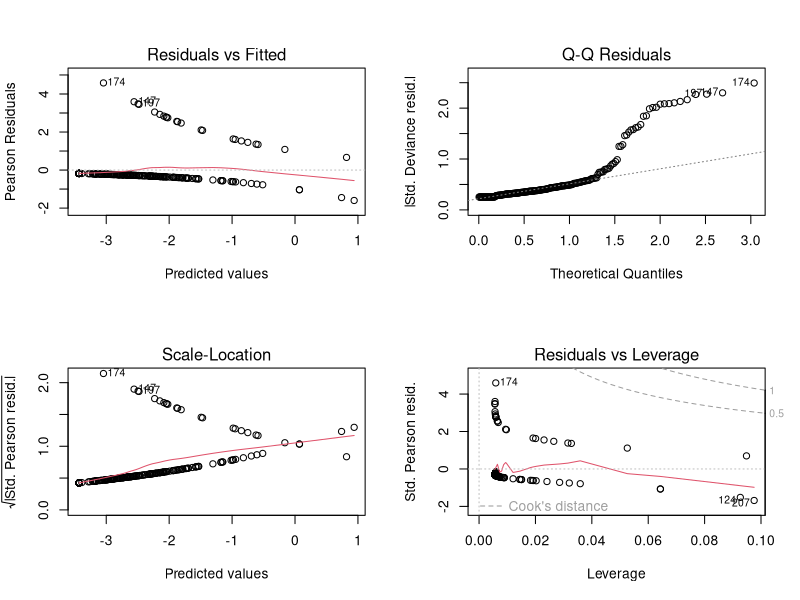
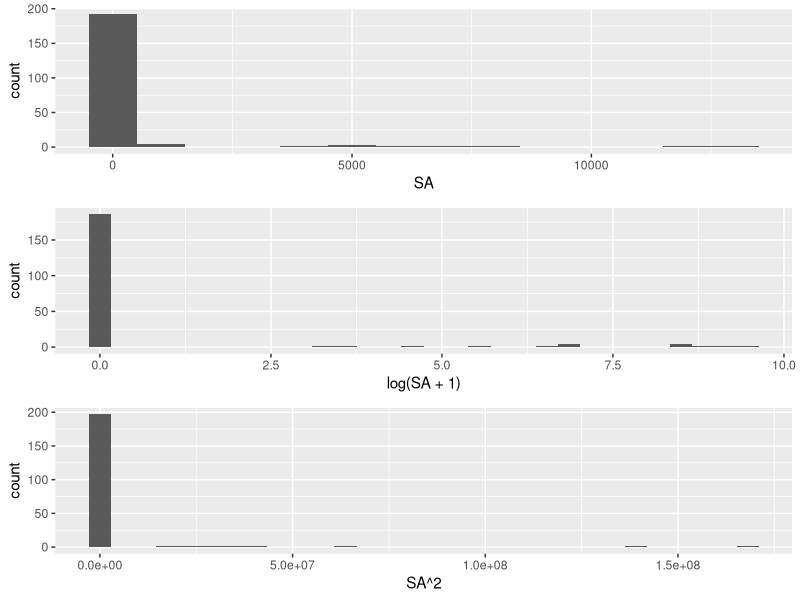
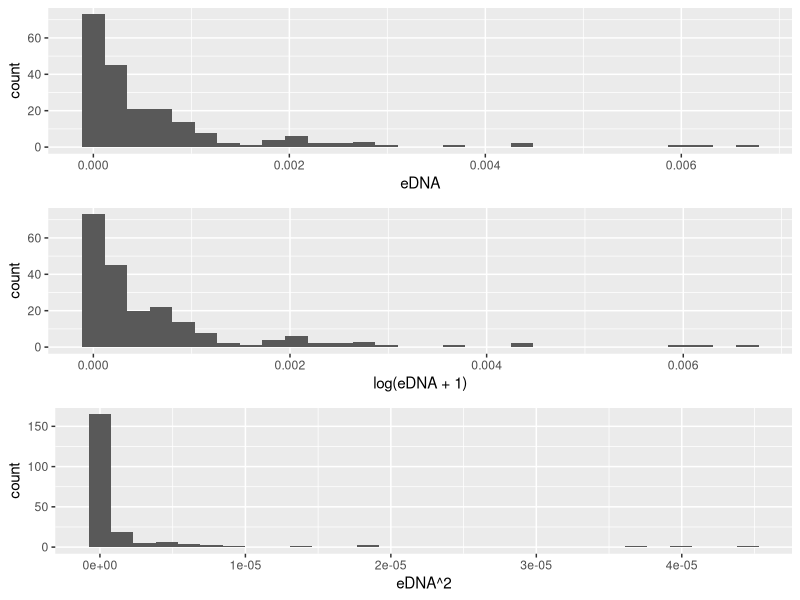
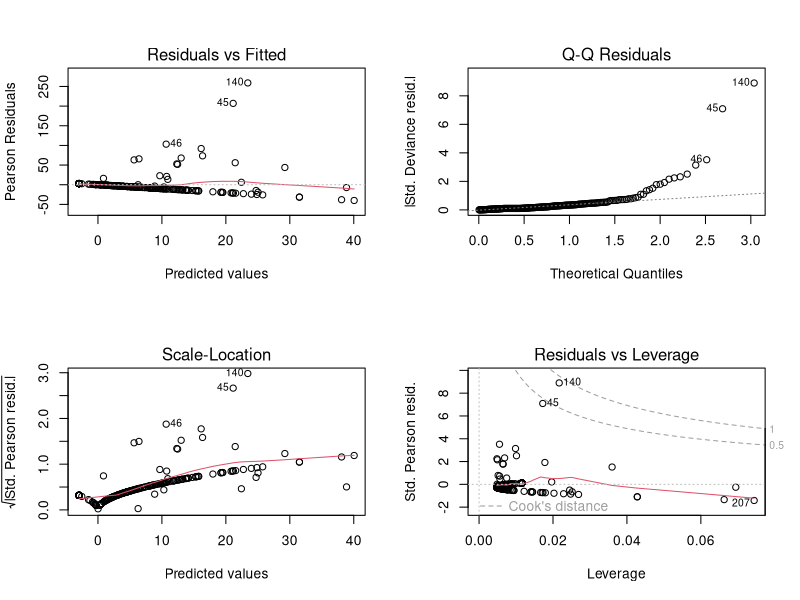
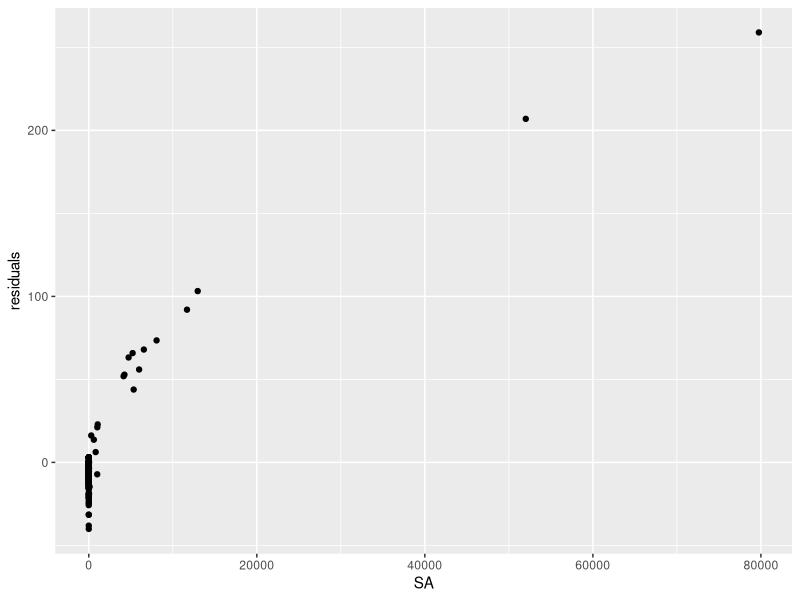
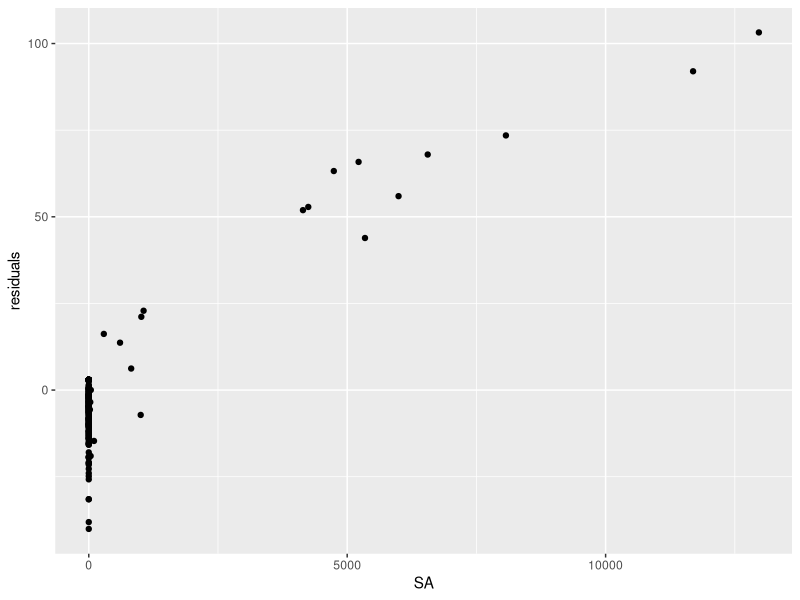
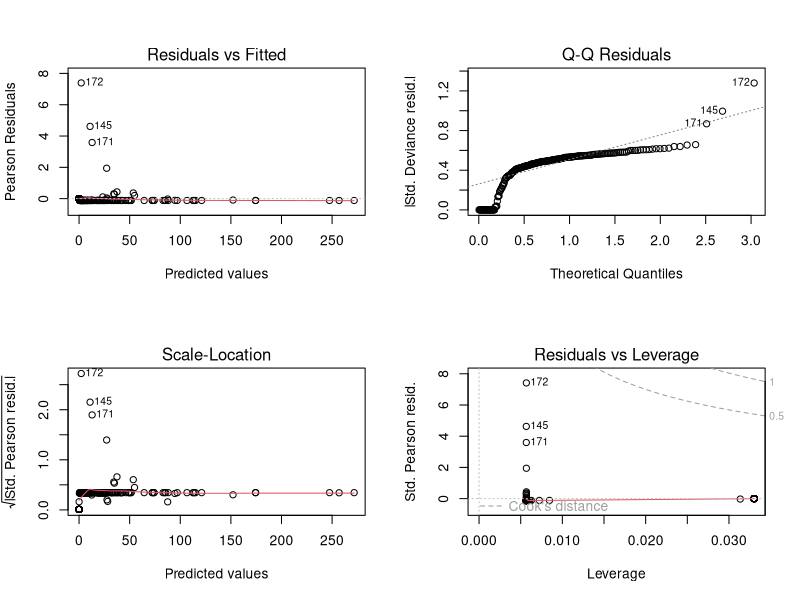
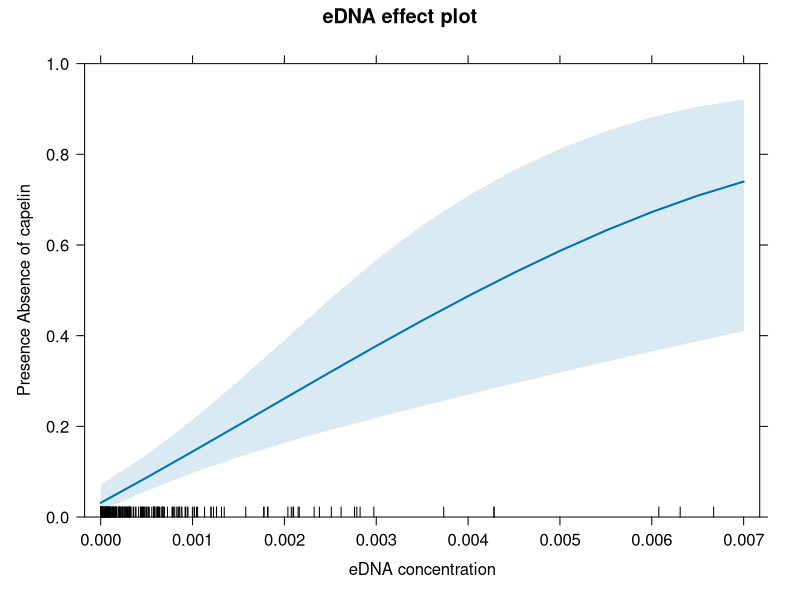

These charts were generated, in order, by the following R code:
library(tidyverse)
library(effects)
require(pscl)
library(MASS)

#Data contains variables year, latitude and longitude of station, Depth category
#eDNA concentration (ng/microlitre) and acoustic registration (NASC - nautical area scattering coefficient)
#Presence absence is assigned based on presence of acoustic registration
dat <- read_csv("capelin_eDNA_acoustic.csv") %>% 
          mutate(pa = ifelse(SA > 0, 1, 0),
                 Depth = factor(Depth))
          
view(dat)

#------------- Generalized Linear Model ----------------------------

#------------- Modelling Presence Absence -------------------
#Research question
#Is there presence of fish when eDNA is present (binomial)?

#Binomial model
glm.pa <- glm(factor(pa) ~  sqrt(eDNA), 
              data = dat ,
              family=binomial)
summary(glm.pa)
par(mfrow=c(2,2))
plot(glm.pa)
deviance(glm.pa)


all.effects <- allEffects(mod = glm.pa)

png(filename = "plot_binomial.png", width = 10, height = 6, units = 'in', res = 300)
plot(all.effects, type = "response", ylim = c(0, 1), ylab = "Presence Absence of capelin", xlab = "eDNA concentration")
dev.off()



#--------------- Modelling concentration ----------------------------
#Is SA higher when eDNA concentration is higher?

#------------- Plotting data distribution ------------------

p1 <- ggplot(dat %>% 
               filter(SA < 20000)) +
  geom_histogram(aes(SA), binwidth = 1000) 

p2 <- ggplot(dat %>% 
               filter(SA < 20000)) +
  geom_histogram(aes(log(SA+1))) 

p3 <- ggplot(dat %>% 
               filter(SA < 20000)) +
  geom_histogram(aes(SA^2)) 


gridExtra::grid.arrange(p1,p2,p3)

p4 <- ggplot(dat)  +
  geom_histogram(aes(eDNA)) 

p5 <- ggplot(dat) +
  geom_histogram(aes(log(eDNA+1))) 

p6 <- ggplot(dat) +
  geom_histogram(aes(eDNA^2)) 


gridExtra::grid.arrange(p4,p5,p6)

#Normal distribution not achieved because data has lots of zeros.
#Other transformations such as log+1 and box-cox doesn't normalize the data distribution either
#However the Gaussian link assumes normal distribution of errors from the model.
#There are no assumptions necessary about the distribution of original data.
#Model adequacy was verified by examination of residuals

#------------------ Gaussain model ---------------------------------

glm.conc <- glm(sqrt(SA) ~  sqrt(eDNA), 
           data = dat ,
           family=gaussian)

summary(glm.conc)
par(mfrow=c(2,2))
plot(glm.conc)

p1.conc <- plot(predictorEffect("eDNA", glm.conc), xlab ="eDNA concentration",
           axes=list(grid=TRUE,
                     x=list(rug=FALSE),
                     y=list(lab="Strength of acoustic registration")))

png(filename = "glm_concentration.png", width = 10, height = 6, units = 'in', res = 300)
p1.conc
dev.off()

#Three ways to check normality of residual
#Residual versus fitted
#If the red trend line is approximately flat and close to zero one can assume the residual are normally distributed.

png(file="residual_fitted.png", width = 150 ,height = 100, units = 'mm', res = 300)
plot(glm.conc, which = 1)
dev.off()


#Histogram of residuals
resid_hist <- data.frame(glm.conc$residuals) %>% 
  ggplot(aes(glm.conc.residuals)) + 
  #geom_histogram(aes(x=glm$residuals), binwidth = 20)
  geom_histogram(aes(y=..density..,), position="identity", alpha=0.5, col='grey50', fill='grey50')+
  geom_density(aes(glm.conc.residuals),adjust=2.5,color='blue') +
  ylab("Density") + xlab("Model residuals")

png(file="residual_histogram.png", width = 150 ,height = 100, units = 'mm', res = 300)
resid_hist
dev.off()

#Boxplot - if median is around 0 normality can be assumed
png(file="residual_boxplot.png", width = 150 ,height = 100, units = 'mm', res = 300)
boxplot(glm.conc$residuals, main="Residual Box Plot")
dev.off()

#Another test for normality is to plot residuals against the dependent variable which should show 
#a linear trend where capelin is present (zeros will group in one corner).
data <- data.frame(x = dat %>% dplyr::select(SA), residuals = glm.conc$residuals)

#Plot y against residuals
ggplot(data, 
       aes(x = SA, y = residuals)) + geom_point()
#This is highlighted by removing two high outliers in the acoustic registration
#Plot y against residuals
ggplot(data %>% filter(SA < 20000), 
       aes(x = SA, y = residuals)) + geom_point() 
  

#------------------ Negative binomial model--------------------------------------

#Exploring GLM with negative binomial distribution because of zeros in the data
#Really high acoustic registrations are excluded to enable model convergence
glm.conc.nb <- glm.nb(SA ~  eDNA, 
                   data = dat %>% filter(SA < 20000), link = "sqrt",
                   control = glm.control(maxit = 500), init.theta = 1)


summary(glm.conc.nb)
par(mfrow=c(2,2))
plot(glm.conc.nb)


#all.effects.nb <- allEffects(mod = glm.conc.nb)
#plot(all.effects.nb, type = "link")

pl.conc.nb <- plot(predictorEffect("eDNA", glm.conc.nb),xlab="eDNA concentration",
                axes=list(grid=TRUE,
                          x=list(rug=TRUE),
                          y=list(lab="Strength of acoustic registration")))

png(file="glm_negbin.png", width = 150 ,height = 100, units = 'mm', res = 300)
pl.conc.nb
dev.off()
